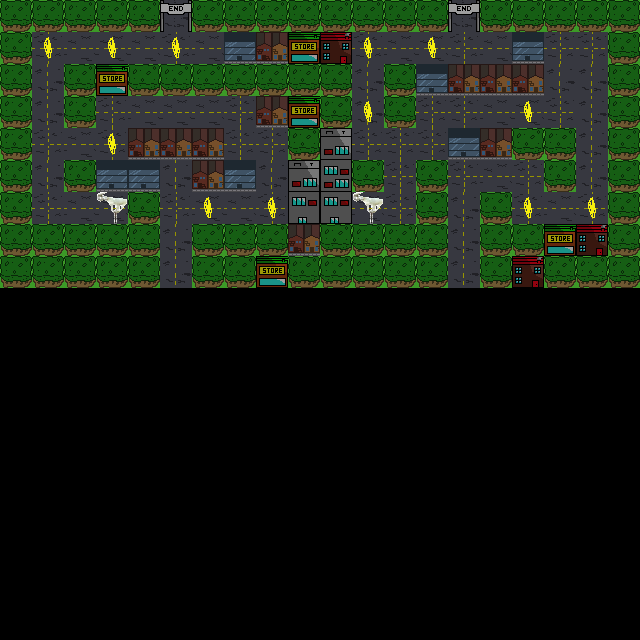

Tiled map render using the project's own tile images. Description and the map definition, with tile-layer contents summarised, below:
An orthogonal 20x20 tile map with 32x32 px tiles, 2 tile layers (Draw Layer, Collectibles), 1 hidden layer not drawn, 2 tilesets.

<map version="1.0" orientation="orthogonal" width="20" height="20" tilewidth="32" tileheight="32">
 <tileset firstgid="1" name="tiles" tilewidth="32" tileheight="32">
  <image source="../backgrounds/test_tiles.png" width="384" height="32" />
  <tile id="0">
   <properties>
    <property name="" value="" />
    <property name="obstacle" value="true" />
    <property name="ref" value="wall" />
   </properties>
  </tile>
  <tile id="1">
   <properties>
    <property name="class" value="gate" />
    <property name="type" value="1" />
   </properties>
  </tile>
  <tile id="2">
   <properties>
    <property name="button" value="true" />
    <property name="ref" value="main" />
   </properties>
  </tile>
  <tile id="3">
   <properties>
    <property name="class" value="gate" />
    <property name="state" value="off" />
    <property name="type" value="0" />
   </properties>
  </tile>
  <tile id="4">
   <properties>
    <property name="index" value="0" />
    <property name="spawnPlayer" value="true" />
   </properties>
  </tile>
  <tile id="5">
   <properties>
    <property name="teleportPlayer" value="next" />
   </properties>
  </tile>
  <tile id="6">
   <properties>
    <property name="class" value="light" />
    <property name="type" value="0" />
   </properties>
  </tile>
  <tile id="7">
   <properties>
    <property name="class" value="light" />
    <property name="type" value="1" />
   </properties>
  </tile>
  <tile id="8">
   <properties>
    <property name="teleportPlayer" value="prev" />
   </properties>
  </tile>
  <tile id="9">
   <properties>
    <property name="collectible" value="true" />
    <property name="draw" value="false" />
    <property name="modifier" value="100" />
   </properties>
  </tile>
  <tile id="10">
   <properties>
    <property name="index" value="1" />
    <property name="spawnPlayer" value="true" />
   </properties>
  </tile>
  <tile id="11">
   <properties>
    <property name="draw" value="false" />
    <property name="goatpole" value="true" />
    <property name="modifier" value="1000" />
   </properties>
  </tile>
 </tileset>
 <tileset firstgid="13" name="draw" tilewidth="32" tileheight="32">
  <image source="../backgrounds/draw_tiles.png" trans="ff00ff" width="608" height="32" />
  <tile id="0">
   <properties>
    <property name="draw" value="true" />
   </properties>
  </tile>
  <tile id="1">
   <properties>
    <property name="draw" value="true" />
   </properties>
  </tile>
  <tile id="2">
   <properties>
    <property name="draw" value="true" />
   </properties>
  </tile>
  <tile id="3">
   <properties>
    <property name="draw" value="true" />
   </properties>
  </tile>
  <tile id="4">
   <properties>
    <property name="draw" value="true" />
   </properties>
  </tile>
  <tile id="5">
   <properties>
    <property name="draw" value="true" />
   </properties>
  </tile>
  <tile id="8">
   <properties>
    <property name="draw" value="true" />
   </properties>
  </tile>
  <tile id="9">
   <properties>
    <property name="draw" value="true" />
   </properties>
  </tile>
  <tile id="14">
   <properties>
    <property name="draw" value="true" />
   </properties>
  </tile>
  <tile id="15">
   <properties>
    <property name="draw" value="true" />
   </properties>
  </tile>
  <tile id="16">
   <properties>
    <property name="draw" value="true" />
   </properties>
  </tile>
  <tile id="17">
   <properties>
    <property name="draw" value="true" />
   </properties>
  </tile>
  <tile id="18">
   <properties>
    <property name="draw" value="true" />
   </properties>
  </tile>
 </tileset>
 <layer name="Draw Layer" width="20" height="20" opacity="0.62">
  <data>[400 cells, 180 non-empty, 12 distinct tile ids]</data>
 </layer>
 <layer name="Primary Layer" width="20" height="20" visible="0">
  <data>[400 cells, 122 non-empty, 9 distinct tile ids]</data>
 </layer>
 <layer name="Collectibles" width="20" height="20">
  <data>[400 cells, 14 non-empty, 2 distinct tile ids]</data>
 </layer>
</map>
